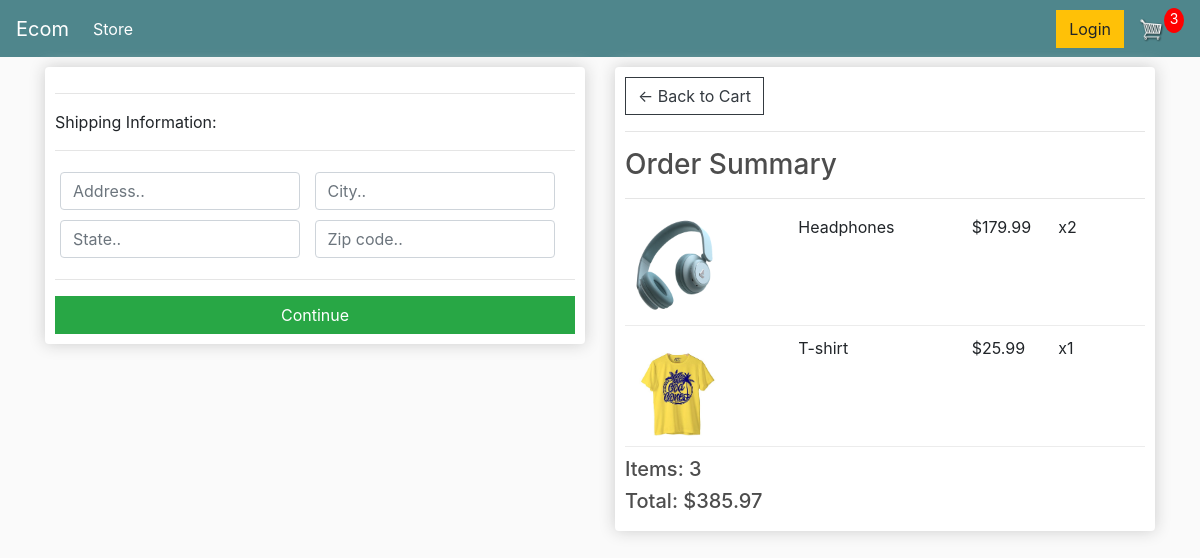
Before: /checkout/ (signed in) with the older database file.
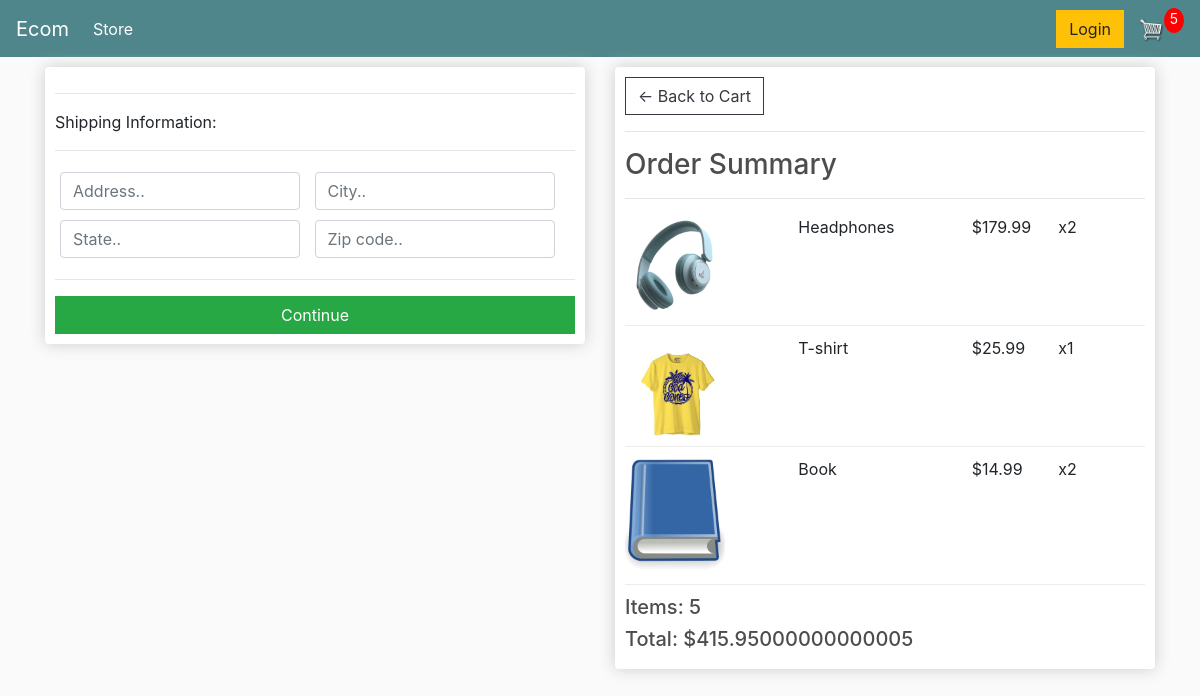
After: the same page with the newer database file.
### store/models.py (models this page shows, shortened)
class Order(models.Model):
    customer = models.ForeignKey(Customer, on_delete=models.SET_NULL, blank=True, null=True)
    date_ordered = models.DateTimeField(auto_now_add=True)
    complete = models.BooleanField(default=False, null=True, blank=False)
    transaction_id = models.CharField(max_length=200, null=True)
    @property
    def shipping(self):
        shipping = False
        orderitems = self.orderitem_set.all()
        for i in orderitems:
            if i.product.digital == False:
                shipping = True
        return shipping
    @property
    def get_cart_total(self):
        orderitems = self.orderitem_set.all()
        total = sum([item.get_total for item in orderitems])
        return total
    @property
    def get_cart_items(self):
        orderitems = self.orderitem_set.all()
        total = sum([item.quantity for item in orderitems])
        return total

class OrderItem(models.Model):
    product = models.ForeignKey(Product, on_delete=models.SET_NULL, blank=True, null=True)
    order = models.ForeignKey(Order, on_delete=models.SET_NULL, blank=True, null=True)
    quantity = models.IntegerField(default=0, null=True, blank=True)
    date_added = models.DateTimeField(auto_now_add=True)
    @property
    def get_total(self):
        total = self.product.price*self.quantity
        return total

class Product(models.Model):
    name = models.CharField(max_length=200, null=True)
    price = models.FloatField()
    digital = models.BooleanField(default = False, null=True, blank=False)
    image = models.ImageField(null=True, blank=True)
    @property
    def imageURL(self):
        try:
            url = self.image.url
        except:
            url=''
        return url

### store/views.py (the view)
# urls.py: path('checkout/', views.checkout, name="checkout"),
def checkout(request):
     if request.user.is_authenticated:
          customer = request.user.customer
          order, created = Order.objects.get_or_create(customer = customer, complete = False)
          items = order.orderitem_set.all()
     else:
          items=[]
          order = {'get_cart_total':0, 'get_cart_items':0, 'shipping': False}
     context = {'items' : items, 'order':order}
     return render(request, 'store/checkout.html', context)

### store/templates/store/checkout.html (shortened to what this page needs)
{% extends 'store/main.html' %}
{% load static %}
{% block content %}
    <div class="row">
        <div class="col-lg-6">
            <div class="box-element" id="form-wrapper">
                <form id="form">
                    <div id="shipping-info">
                        <hr>
                        <p>Shipping Information:</p>
                        <hr>
                        <div class="form-field">
                            <input class="form-control" type="text" name="address" placeholder="Address..">
                        </div>
                        <div class="form-field">
                            <input class="form-control" type="text" name="city" placeholder="City..">
                        </div>
                        <div class="form-field">
                            <input class="form-control" type="text" name="state" placeholder="State..">
                        </div>
                        <div class="form-field">
                            <input class="form-control" type="text" name="zipcode" placeholder="Zip code..">
                        </div>
                    </div>
                    <hr>
                    <input id="form-button" class="btn btn-success btn-block" type="submit" value="Continue">
                </form>
            </div>
            <br>
        </div>
        <div class="col-lg-6">
            <div class="box-element">
                <a  class="btn btn-outline-dark" href="{% url 'cart' %}">&#x2190; Back to Cart</a>
                <hr>
                <h3>Order Summary</h3>
                <hr>
                {%for item in items%}
                <div class="cart-row">
                    <div style="flex:2"><img class="row-image" src="{{item.product.imageURL}}"></div>
                    <div style="flex:2"><p>{{item.product.name}}</p></div>
                    <div style="flex:1"><p>${{item.product.price}}</p></div>
                    <div style="flex:1"><p>x{{item.quantity}}</p></div>
                </div>
                {%endfor%}
                <h5>Items: {{order.get_cart_items}}</h5>
                <h5>Total: ${{order.get_cart_total}}</h5>
            </div>
        </div>
    </div>
{% endblock content %}

### store/templates/store/main.html (shortened to what this page needs)
<!DOCTYPE html>
{%load static%}
<html>
<head>
    <link rel="stylesheet" href="https://stackpath.bootstrapcdn.com/bootstrap/4.4.1/css/bootstrap.min.css">
	<link rel="stylesheet" type="text/css" href="{% static 'css/main.css' %}">
</head>
<body>
    <nav class="navbar navbar-expand-lg navbar-dark bg-dark">
  <a class="navbar-brand" href="{% url 'store' %}">Ecom</a>
  <div class="collapse navbar-collapse" id="navbarSupportedContent">
    <ul class="navbar-nav mr-auto">
      <li class="nav-item active">
        <a class="nav-link" href="{% url 'store' %}">Store <span class="sr-only">(current)</span></a>
      </li>
    </ul>
    <div class="form-inline my-2 my-lg-0">
     	<a href="#"class="btn btn-warning">Login</a>
     	<a href="{% url 'cart' %}">
    		<img  id="cart-icon" src="{% static 'images/cart.png' %}">
    	</a>
    	<p id="cart-total">{{order.get_cart_items}}</p>
    </div>
  </div>
</nav>
    <div class="container">
        {% block content %}
        {% endblock content %}
    </div>
</body>
</html></html>

Changed rows visible on the page:
computed for Order: get_cart_items "3" → "5"; get_cart_total "385.97" → "415.95000000000005"
added OrderItem: product.imageURL (picture), product.name "Book", product.price "14.99", quantity "2"
